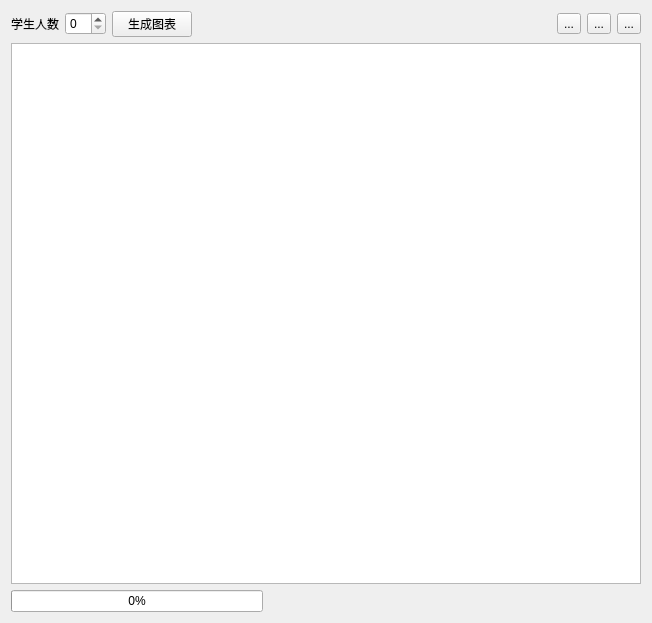
<?xml version="1.0" encoding="UTF-8"?>
<ui version="4.0">
 <class>TableWidget</class>
 <widget class="QWidget" name="TableWidget">
  <property name="geometry">
   <rect>
    <x>0</x>
    <y>0</y>
    <width>652</width>
    <height>623</height>
   </rect>
  </property>
  <property name="windowTitle">
   <string>Form</string>
  </property>
  <layout class="QVBoxLayout" name="verticalLayout">
   <item>
    <layout class="QGridLayout" name="gridLayout">
     <item row="1" column="0">
      <widget class="QTableView" name="tableView"/>
     </item>
     <item row="0" column="0">
      <layout class="QHBoxLayout" name="horizontalLayout">
       <item>
        <widget class="QLabel" name="label">
         <property name="font">
          <font>
           <pointsize>9</pointsize>
          </font>
         </property>
         <property name="text">
          <string>学生人数</string>
         </property>
        </widget>
       </item>
       <item>
        <widget class="QSpinBox" name="spinCount"/>
       </item>
       <item>
        <widget class="QPushButton" name="pushButton">
         <property name="text">
          <string>生成图表</string>
         </property>
        </widget>
       </item>
       <item>
        <spacer name="horizontalSpacer">
         <property name="orientation">
          <enum>Qt::Horizontal</enum>
         </property>
         <property name="sizeHint" stdset="0">
          <size>
           <width>40</width>
           <height>20</height>
          </size>
         </property>
        </spacer>
       </item>
       <item>
        <widget class="QToolButton" name="fileInput">
         <property name="toolTip">
          <string>&lt;html&gt;&lt;head/&gt;&lt;body&gt;&lt;p&gt;文件导入&lt;/p&gt;&lt;/body&gt;&lt;/html&gt;</string>
         </property>
         <property name="text">
          <string>...</string>
         </property>
        </widget>
       </item>
       <item>
        <widget class="QToolButton" name="fileOutput">
         <property name="toolTip">
          <string>&lt;html&gt;&lt;head/&gt;&lt;body&gt;&lt;p&gt;文件导出&lt;/p&gt;&lt;/body&gt;&lt;/html&gt;</string>
         </property>
         <property name="text">
          <string>...</string>
         </property>
        </widget>
       </item>
       <item>
        <widget class="QToolButton" name="cntOutput">
         <property name="toolTip">
          <string>&lt;html&gt;&lt;head/&gt;&lt;body&gt;&lt;p&gt;①默认数据为学生成绩数据。学生成绩数据可生成柱状图、折线图、曲线图。&lt;/p&gt;&lt;p&gt;②支持导入excel表格，一维数组数据可生成饼图，二维数组数组生成折线图、曲线图。可使用testdata中的数据测试。&lt;/p&gt;&lt;p&gt;③面积图、散点图暂不支持数据生成。😖&lt;/p&gt;&lt;/body&gt;&lt;/html&gt;</string>
         </property>
         <property name="text">
          <string>...</string>
         </property>
        </widget>
       </item>
      </layout>
     </item>
    </layout>
   </item>
   <item>
    <layout class="QHBoxLayout" name="horizontalLayout_2">
     <item>
      <widget class="QProgressBar" name="progressBar">
       <property name="maximum">
        <number>50000</number>
       </property>
       <property name="value">
        <number>0</number>
       </property>
       <property name="textVisible">
        <bool>true</bool>
       </property>
      </widget>
     </item>
     <item>
      <spacer name="horizontalSpacer_2">
       <property name="orientation">
        <enum>Qt::Horizontal</enum>
       </property>
       <property name="sizeHint" stdset="0">
        <size>
         <width>378</width>
         <height>20</height>
        </size>
       </property>
      </spacer>
     </item>
    </layout>
   </item>
  </layout>
 </widget>
 <resources/>
 <connections/>
</ui>
